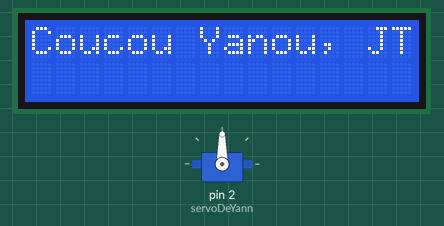
Bench run of a sketch on a simulated Arduino Uno, built with avr-gcc and run on an emulated ATmega328P. Parts: servo, 16×2 character LCD.

Above: at 0.1 s.
At 2.8 s:
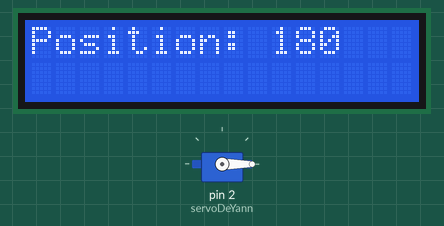
Timing chart, 0 to 130.0 s (numbered marks = the images above):
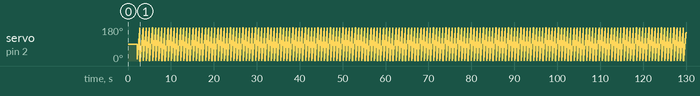

The sketch:

servomoteurV2SANSDELAY.ino
```cpp
#include <Servo.h>
#include <LiquidCrystal.h>

Servo servoDeYann; // Création de l'objet Servo
LiquidCrystal lcd(7, 8, 9, 10, 11, 12); // Initialisation de l'écran LCD
unsigned long previousMillisPosition = 0; // Stocke le temps écoulé
unsigned long intervalPosition = 15;      // Intervalle de mise à jour de la position du servo

void setup() {
    servoDeYann.attach(2);          // Attacher le servo à la broche 2
    lcd.begin(16, 2);               // Initialiser l'écran LCD (16x2 caractères)
    lcd.print("Coucou Yanou, JTM <3"); // Message de bienvenue
    delay(2000);                    // Pause avant de passer à autre chose
    lcd.clear();                    // Effacer le message de bienvenue
}

void loop() {
    unsigned long currentMillis = millis(); // Obtenir le temps actuel

    // Mouvement du servo de 0 à 180 degrés
    if (currentMillis - previousMillisPosition >= intervalPosition) {
        for (int position = 0; position <= 180; position += 1) {
            servoDeYann.write(position);  // Déplacer le servo à la position
            lcd.clear();                  // Effacer l'écran
            lcd.print("Position: ");      // Afficher le texte
            lcd.print(position);          // Afficher la position

        }
        previousMillisPosition = currentMillis; // Mettre à jour le temps précédent
    }

    // Mouvement du servo de 180 à 0 degrés
    if (currentMillis - previousMillisPosition >= intervalPosition) {
        for (int position = 180; position >= 0; position -= 1) {
            servoDeYann.write(position);  // Déplacer le servo à la position
            lcd.clear();                  // Effacer l'écran
            lcd.print("Position: ");      // Afficher le texte
            lcd.print(position);          // Afficher la position
        }
        previousMillisPosition = currentMillis; // Mettre à jour le temps précédent
    }
}
```
